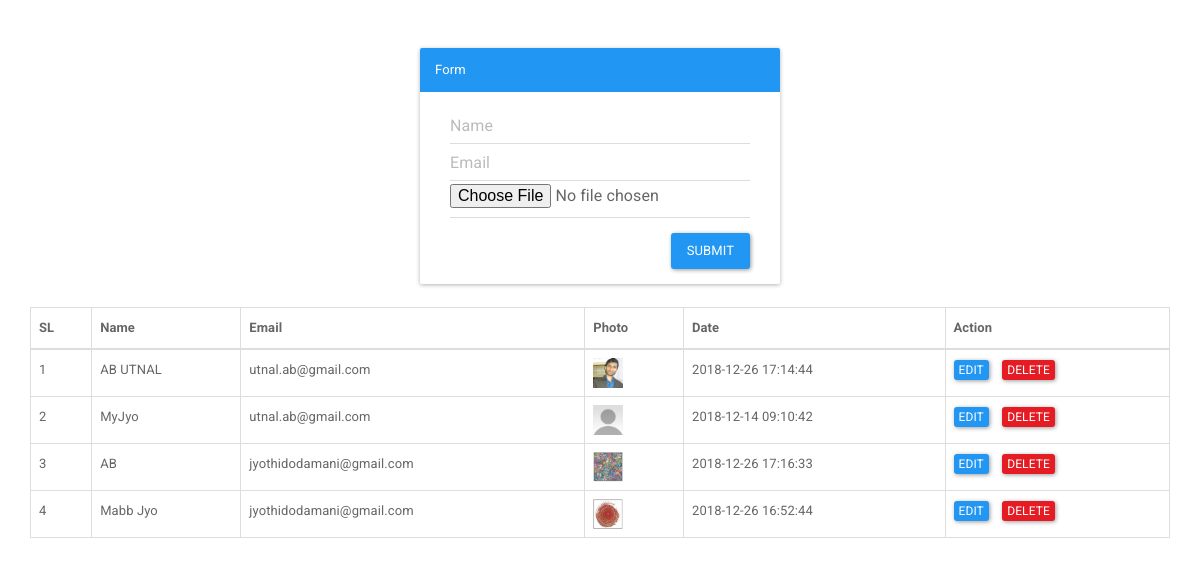
The page / on the database its author committed.
### tables this page shows
CREATE TABLE `user_tbl` (
  `user_id` int(11) NOT NULL,
  `name` varchar(100) NOT NULL,
  `phone` varchar(100) NOT NULL,
  `email` varchar(100) NOT NULL,
  `photo` varchar(200) NOT NULL,
  `aboutyou` text NOT NULL,
  `date` timestamp NOT NULL DEFAULT CURRENT_TIMESTAMP ON UPDATE CURRENT_TIMESTAMP
);

### database.php (called while the page is built, shortened)
<?php
class Database{
	public function __construct(){
		$this->con = mysqli_connect("localhost", "root", "", "jyo");
	}
}

### model.php (called while the page is built, shortened)
<?php
require_once('database.php');
class CrudOperation extends Database{
	public function select_all($table){
			$sql ="";
			$array = array();
			$sql .=" SELECT * FROM ".$table;
			$query = mysqli_query($this->con,$sql);
			while($row = mysqli_fetch_assoc($query)):
				$array[] = $row;
			endwhile;
			return $array;
	}
}
$obj = new CrudOperation;

### index.php (the view, shortened to what this page needs)
<!DOCTYPE html>
<html lang="en">
<head>
	<link rel="stylesheet" href="assets/css/bootstrap.min.css">
</head>
<body>
	<?php include('controller.php');?>
	<div class="container">
		<br><br>
		<div class="row">
			<div class="col-md-4 col-md-offset-4">
				<div class="panel panel-primary">
					<div class="panel-heading">Form</div>
					<div class="panel-body">
						<?php
						if (isset($_GET['update'])) {
							$where = [
								'user_id'=>$_GET['user_id'],
							];
							$data = $obj->select_where('user_tbl',$where);
							foreach ($data as $row) {?>
								<div class="row">
									<div class="col-md-12">
										<form action="controller.php" method="POST" enctype="multipart/form-data">
											<input type="hidden" name="user_id" value="<?php echo $row['user_id']?>">
											<div class="col-md-12"><input type="text" name="name" placeholder="Name" id="" value="<?php echo $row['name']?>" class="form-control"></div>
											<div class="col-md-12"><input type="text" name="email" placeholder="Email" id="" value="<?php echo $row['email']?>" class="form-control"></div>
											<div class="col-md-12"><img src="assets/image/<?php echo $row['photo']?>" width="80px" height="80px" alt=""></div>
											<input type="hidden" value="<?php echo $row['photo']?>" name="image_path">
											<div class="col-md-12"><div class="form-group">
												<input type="file" name="photo"  placeholder="" id="" class="form-control">
											</div></div>
											<div class="col-md-12">
												<a href="index.php" class="btn btn-default pull-left">Cancel</a>
												<input type="submit" name="update" value="Update" class="btn btn-warning pull-right"></div>
										</form>
									</div>
								</div>
							<?php	}
						}
						else
							{?>
								<div class="row">
									<div class="col-md-12">
										<form action="controller.php" method="POST" enctype="multipart/form-data">
											<div class="col-md-12"><input type="text" name="name" placeholder="Name" id="" class="form-control"></div>
											<div class="col-md-12"><input type="text" name="email" placeholder="Email" id="" class="form-control"></div>
											<div class="col-md-12"><div class="form-group">
												<input type="file" name="photo" placeholder="" id="" class="form-control">
											</div></div>
											<div class="col-md-12"><input type="submit" name="submit" class="btn btn-primary pull-right"></div>
										</form>
									</div>
								</div>
								<?php
							}
							?>
						</div>
					</div>
				</div>
			</div>
		</div>
		<div class="container">
			<div class="row">
				<div class="col-md-12">
					<table class="table table-bordered">
						<thead>
							<th>SL</th>
							<th>Name</th>
							<th>Email</th>
							<th>Photo</th>
							<th>Date</th>
							<th>Action</th>
						</thead>
						<?php
						$data = $obj->select_all('user_tbl');
						$count = 1;
						foreach ($data as $row) {?>
							<tr>
								<td><?php echo $count++; ?></td>
								<td><?php echo $row['name']; ?></td>
								<td><?php echo $row['email']; ?></td>
								<td><img src="assets/image/<?php echo $row['photo']; ?>" width="30px" height="30px" alt=""></td>
								<td><?php echo $row['date']; ?></td>
								<td><a href="index.php?update=1&user_id=<?php echo $row['user_id']?>" class="btn btn-xs btn-primary">Edit</a>
								<a href="controller.php?delete=1&user_id=<?php echo $row['user_id']?>" class="btn btn-xs btn-danger">Delete</a>
								</td>
							</tr>
						<?php } ?>
					</table>
				</div>
			</div>
		</div>
	</body>
	</html>

### rows shown on the page
user_tbl: name "AB UTNAL", email "utnal.ab@gmail.com", photo (picture), date "2018-12-26 17:14:44"
user_tbl: name "MyJyo", email "utnal.ab@gmail.com", photo (placeholder picture), date "2018-12-14 09:10:42"
user_tbl: name "AB", email "jyothidodamani@gmail.com", photo (picture), date "2018-12-26 17:16:33"
user_tbl: name "Mabb Jyo", email "jyothidodamani@gmail.com", photo (picture), date "2018-12-26 16:52:44"
